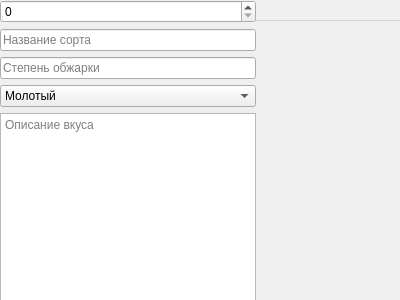
<?xml version="1.0" encoding="UTF-8"?>
<ui version="4.0">
 <class>AddEditCoffeeForm</class>
 <widget class="QDialog" name="AddEditCoffeeForm">
  <property name="geometry">
   <rect>
    <x>0</x>
    <y>0</y>
    <width>400</width>
    <height>300</height>
   </rect>
  </property>
  <property name="windowTitle">
   <string>Dialog</string>
  </property>
  <widget class="QMenuBar" name="menubar">
   <property name="geometry">
    <rect>
     <x>0</x>
     <y>0</y>
     <width>400</width>
     <height>21</height>
    </rect>
   </property>
  </widget>
  <widget class="QWidget" name="centralwidget">
   <layout class="QVBoxLayout" name="verticalLayout">
    <item>
     <widget class="QSpinBox" name="id_spinbox">
      <property name="minimum">
       <number>0</number>
      </property>
     </widget>
    </item>
    <item>
     <widget class="QLineEdit" name="name_lineedit">
      <property name="placeholderText">
       <string>Название сорта</string>
      </property>
     </widget>
    </item>
    <item>
     <widget class="QLineEdit" name="roast_lineedit">
      <property name="placeholderText">
       <string>Степень обжарки</string>
      </property>
     </widget>
    </item>
    <item>
     <widget class="QComboBox" name="grind_combobox">
      <item>
       <property name="text">
        <string>Молотый</string>
       </property>
      </item>
      <item>
       <property name="text">
        <string>В зернах</string>
       </property>
      </item>
     </widget>
    </item>
    <item>
     <widget class="QTextEdit" name="taste_textedit">
      <property name="placeholderText">
       <string>Описание вкуса</string>
      </property>
     </widget>
    </item>
    <item>
     <widget class="QDoubleSpinBox" name="price_spinbox">
      <property name="minimum">
       <double>0</double>
      </property>
      <property name="maximum">
       <double>9999999</double>
      </property>
     </widget>
    </item>
    <item>
     <widget class="QSpinBox" name="volume_spinbox">
      <property name="minimum">
       <number>0</number>
      </property>
     </widget>
    </item>
    <item>
     <widget class="QPushButton" name="save_button">
      <property name="text">
       <string>Сохранить</string>
      </property>
     </widget>
    </item>
    <item>
     <widget class="QPushButton" name="cancel_button">
      <property name="text">
       <string>Отмена</string>
      </property>
     </widget>
    </item>
   </layout>
  </widget>
  <widget class="QStatusBar" name="statusbar"/>
 </widget>
 <resources/>
 <connections/>
</ui>
